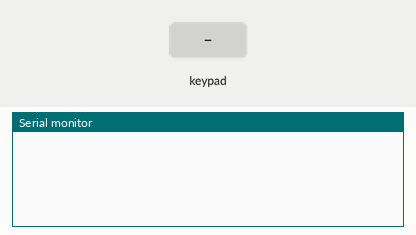
Simulated run of this sketch. Board: Arduino Uno, built with avr-gcc and run on an emulated ATmega328P. Shown: the last lines printed to the serial monitor. Wiring (inferred from the names in the program): 4×4 keypad with keys 1 2 3 A 4 5 6 B 7 8 9 C * 0 # D: rows pin 8, pin 9, pin 10, pin 11; columns pin 4, pin 5, pin 6, pin 7. The test bench sets the inputs (shaded band).

Above: at 1.2 s.
1.3 s: key '1' pressed
At 2.5 s:
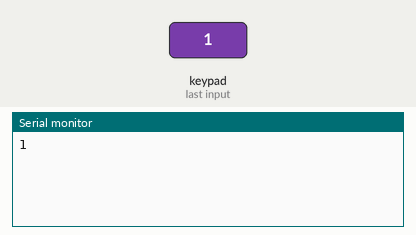
2.8 s: keypad keys 1 2 # pressed 0.4 s apart
At 4.4 s:
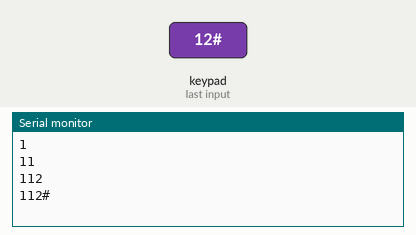
5.5 s: key 'A' pressed
At 5.8 s:
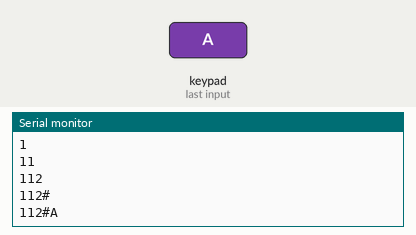
7.0 s: key 'C' pressed
At 8.2 s:
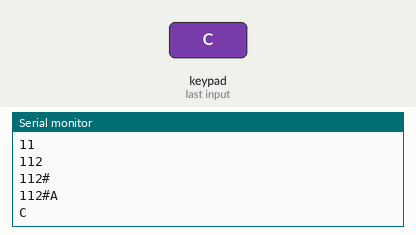
8.5 s: keypad keys 2 5 # pressed 0.4 s apart
At 9.9 s:
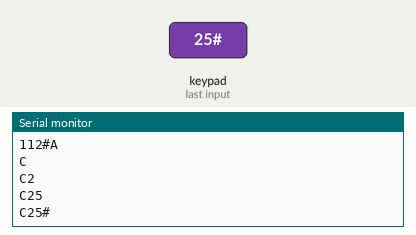

The sketch:

tec_4x4.ino
```cpp
#define col_1 4
#define col_2 5
#define col_3 6
#define col_4 7

#define row_1 8
#define row_2 9
#define row_3 10
#define row_4 11

int control = 0x01;

char numbers[10] = {};

void store(char number);

void setup() {
  // put your setup code here, to run once:
  pinMode(col_1, INPUT);
  pinMode(col_2, INPUT);
  pinMode(col_3, INPUT);
  pinMode(col_4, INPUT);

  pinMode(row_1, OUTPUT);
  pinMode(row_2, OUTPUT);
  pinMode(row_3, OUTPUT);
  pinMode(row_4, OUTPUT);

  Serial.begin(9600);
}

void loop() {
  if(control == 0x01){
    control = 0x02;
    digitalWrite(row_1, HIGH);
    digitalWrite(row_2, LOW);
    digitalWrite(row_3, LOW);
    digitalWrite(row_4, LOW);

    if(digitalRead(col_1)) store('1');
    if(digitalRead(col_2)) store('2');
    if(digitalRead(col_3)) store('3');
    if(digitalRead(col_4)) store('A');

  } else if (control == 0x02) {
    control = 0x03;
    digitalWrite(row_1, LOW);
    digitalWrite(row_2, HIGH);
    digitalWrite(row_3, LOW);
    digitalWrite(row_4, LOW);

    if(digitalRead(col_1)) store('4');
    if(digitalRead(col_2)) store('5');
    if(digitalRead(col_3)) store('6');
    if(digitalRead(col_4)) store('B');
  } else if (control == 0x03) {
    control = 0x04;
    digitalWrite(row_1, LOW);
    digitalWrite(row_2, LOW);
    digitalWrite(row_3, HIGH);
    digitalWrite(row_4, LOW);

    if(digitalRead(col_1)) store('7');
    if(digitalRead(col_2)) store('8');
    if(digitalRead(col_3)) store('9');
    if(digitalRead(col_4)) store('C');
  } else if (control == 0x04) {
    control = 0x01;
    digitalWrite(row_1, LOW);
    digitalWrite(row_2, LOW);
    digitalWrite(row_3, LOW);
    digitalWrite(row_4, HIGH);

    if(digitalRead(col_1)) store('*');
    if(digitalRead(col_2)) store('0');
    if(digitalRead(col_3)) store('#');
    if(digitalRead(col_4)) store('D');
  }
}

void store(char number) {
  int tam = strlen(numbers);
  numbers[tam] = number;
  for(int i=0; i< tam+1; i++){
    Serial.print(numbers[i]);
  }
  if(tam+1 >= 5){
    memset(numbers, 0, sizeof(numbers));
  }

  Serial.print('\n');
  delay(350);
}
```

Measured:
- after the input at 1.3 s, the serial monitor: prints a new line at once (image 1)
- after the input at 2.8 s, the serial monitor: prints a new line at once (image 2)
- after the input at 5.5 s, the serial monitor: prints a new line at once (image 3)
- after the input at 7.0 s, the serial monitor: prints a new line at once (image 4)
- after the input at 8.5 s, the serial monitor: prints a new line at once (image 5)
